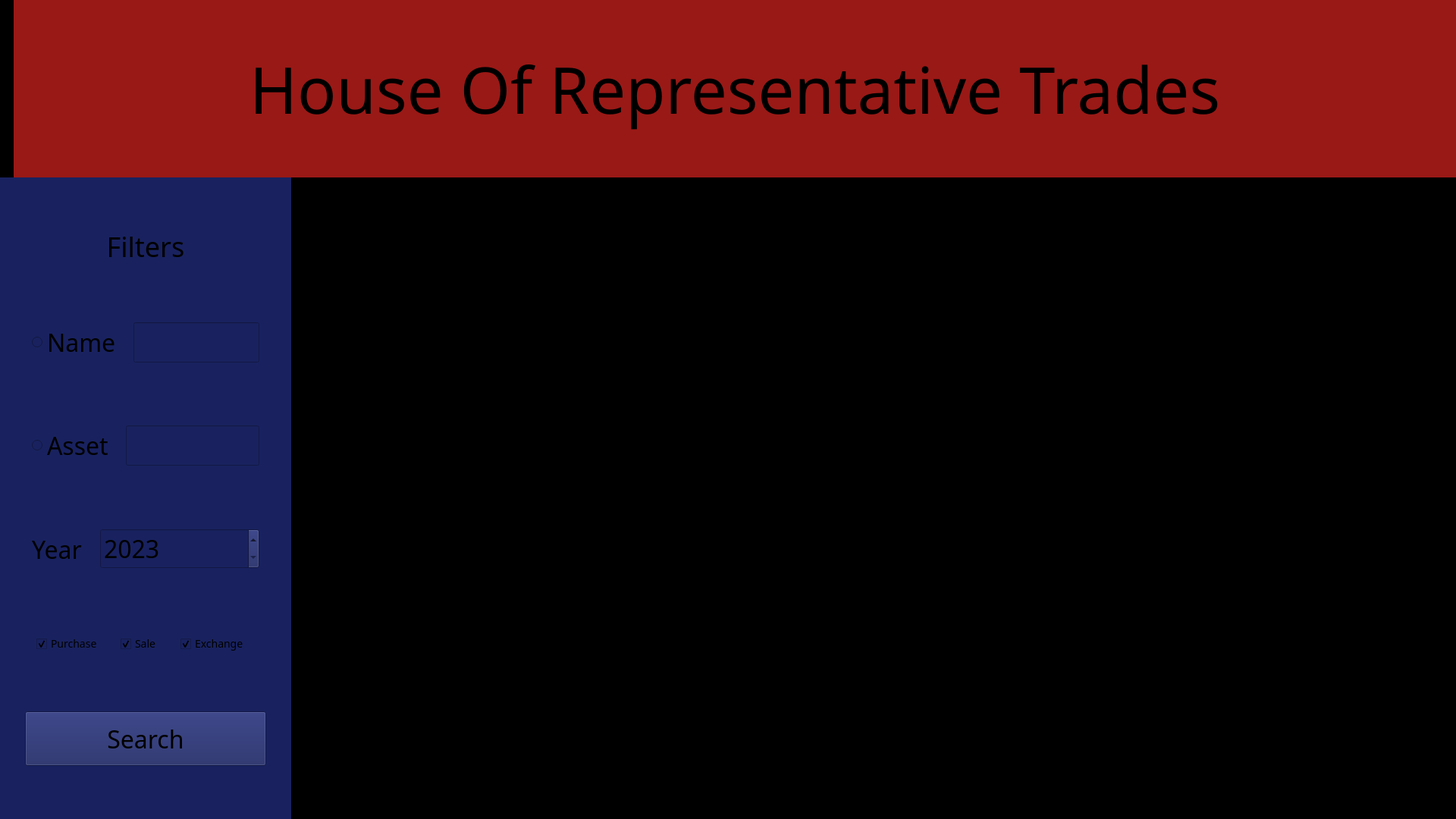
<?xml version="1.0" encoding="UTF-8"?>
<ui version="4.0">
 <class>MainWindow</class>
 <widget class="QMainWindow" name="MainWindow">
  <property name="geometry">
   <rect>
    <x>0</x>
    <y>0</y>
    <width>1920</width>
    <height>1080</height>
   </rect>
  </property>
  <property name="windowTitle">
   <string>MainWindow</string>
  </property>
  <widget class="QWidget" name="centralwidget">
   <property name="font">
    <font>
     <family>Copperplate</family>
     <pointsize>24</pointsize>
     <bold>false</bold>
    </font>
   </property>
   <property name="styleSheet">
    <string notr="true">*{
	font-family: Copperplate;
	font-size: 24pt;
	font-weight: normal;

	background-color: black;
}
</string>
   </property>
   <layout class="QVBoxLayout" name="verticalLayout_3">
    <property name="spacing">
     <number>0</number>
    </property>
    <property name="leftMargin">
     <number>0</number>
    </property>
    <property name="topMargin">
     <number>0</number>
    </property>
    <property name="rightMargin">
     <number>0</number>
    </property>
    <property name="bottomMargin">
     <number>0</number>
    </property>
    <item>
     <layout class="QHBoxLayout" name="horizontalLayout">
      <property name="spacing">
       <number>0</number>
      </property>
      <item>
       <widget class="QWidget" name="SealWidget" native="true">
        <property name="maximumSize">
         <size>
          <width>384</width>
          <height>234</height>
         </size>
        </property>
        <layout class="QGridLayout" name="gridLayout_2">
         <property name="leftMargin">
          <number>0</number>
         </property>
         <property name="topMargin">
          <number>0</number>
         </property>
         <property name="rightMargin">
          <number>0</number>
         </property>
         <property name="bottomMargin">
          <number>0</number>
         </property>
         <property name="spacing">
          <number>0</number>
         </property>
         <item row="0" column="0">
          <widget class="QLabel" name="L_Seal">
           <property name="maximumSize">
            <size>
             <width>384</width>
             <height>234</height>
            </size>
           </property>
           <property name="text">
            <string/>
           </property>
           <property name="pixmap">
            <pixmap resource="Assets/resources.qrc">:/newPrefix/Seal_of_the_house_of_representatives.png</pixmap>
           </property>
           <property name="scaledContents">
            <bool>true</bool>
           </property>
          </widget>
         </item>
        </layout>
       </widget>
      </item>
      <item>
       <widget class="QWidget" name="HeaderBar" native="true">
        <property name="sizePolicy">
         <sizepolicy hsizetype="Expanding" vsizetype="Expanding">
          <horstretch>0</horstretch>
          <verstretch>0</verstretch>
         </sizepolicy>
        </property>
        <property name="maximumSize">
         <size>
          <width>1920</width>
          <height>234</height>
         </size>
        </property>
        <property name="styleSheet">
         <string notr="true">*{
	font-family: Copperplate;
	font-size: 64pt;
	font-weight: normal;
}
QWidget{
background-color: #991916;
}</string>
        </property>
        <layout class="QGridLayout" name="gridLayout">
         <property name="leftMargin">
          <number>48</number>
         </property>
         <property name="topMargin">
          <number>0</number>
         </property>
         <property name="rightMargin">
          <number>48</number>
         </property>
         <property name="bottomMargin">
          <number>0</number>
         </property>
         <item row="0" column="0">
          <widget class="QLabel" name="label_2">
           <property name="maximumSize">
            <size>
             <width>1536</width>
             <height>234</height>
            </size>
           </property>
           <property name="font">
            <font>
             <family>Copperplate</family>
             <pointsize>64</pointsize>
             <bold>false</bold>
            </font>
           </property>
           <property name="text">
            <string>House Of Representative Trades</string>
           </property>
           <property name="alignment">
            <set>Qt::AlignmentFlag::AlignCenter</set>
           </property>
           <property name="wordWrap">
            <bool>true</bool>
           </property>
          </widget>
         </item>
        </layout>
       </widget>
      </item>
     </layout>
    </item>
    <item>
     <layout class="QHBoxLayout" name="horizontalLayout_7">
      <property name="spacing">
       <number>0</number>
      </property>
      <item>
       <widget class="QWidget" name="LeftSideBar" native="true">
        <property name="maximumSize">
         <size>
          <width>384</width>
          <height>846</height>
         </size>
        </property>
        <property name="styleSheet">
         <string notr="true">QWidget {
	background-color: #19225F;
}

*[isFilterOption=&quot;true&quot;] {
	background-color: rgba(255, 255, 255 , 25);
	border-top-right-radius: 5px;
	border-bottom-right-radius: 25px;
}

QRadioButton, *[isFilterLabel=&quot;true&quot;] {
		background-color: transparent;

}</string>
        </property>
        <property name="id" stdset="0">
         <string>LeftSideBar</string>
        </property>
        <layout class="QVBoxLayout" name="verticalLayout_2">
         <property name="spacing">
          <number>0</number>
         </property>
         <property name="topMargin">
          <number>0</number>
         </property>
         <property name="bottomMargin">
          <number>0</number>
         </property>
         <item>
          <widget class="QWidget" name="OptionFrame" native="true">
           <layout class="QVBoxLayout" name="verticalLayout">
            <property name="spacing">
             <number>0</number>
            </property>
            <property name="leftMargin">
             <number>24</number>
            </property>
            <property name="topMargin">
             <number>0</number>
            </property>
            <property name="rightMargin">
             <number>24</number>
            </property>
            <property name="bottomMargin">
             <number>0</number>
            </property>
            <item>
             <widget class="QLabel" name="Filters">
              <property name="sizePolicy">
               <sizepolicy hsizetype="Expanding" vsizetype="Expanding">
                <horstretch>0</horstretch>
                <verstretch>0</verstretch>
               </sizepolicy>
              </property>
              <property name="maximumSize">
               <size>
                <width>336</width>
                <height>54</height>
               </size>
              </property>
              <property name="font">
               <font>
                <family>Copperplate</family>
                <pointsize>-1</pointsize>
                <bold>false</bold>
               </font>
              </property>
              <property name="styleSheet">
               <string notr="true">font-size: 36px;

</string>
              </property>
              <property name="text">
               <string>Filters</string>
              </property>
              <property name="alignment">
               <set>Qt::AlignmentFlag::AlignCenter</set>
              </property>
             </widget>
            </item>
            <item>
             <widget class="QWidget" name="FilterOption" native="true">
              <property name="maximumSize">
               <size>
                <width>336</width>
                <height>72</height>
               </size>
              </property>
              <property name="isFilterOption" stdset="0">
               <bool>true</bool>
              </property>
              <layout class="QHBoxLayout" name="horizontalLayout_2">
               <property name="spacing">
                <number>18</number>
               </property>
               <item>
                <widget class="QRadioButton" name="RB_Name">
                 <property name="text">
                  <string>Name</string>
                 </property>
                </widget>
               </item>
               <item>
                <widget class="QLineEdit" name="LE_Name"/>
               </item>
              </layout>
             </widget>
            </item>
            <item>
             <widget class="QWidget" name="FilterOption_3" native="true">
              <property name="maximumSize">
               <size>
                <width>336</width>
                <height>72</height>
               </size>
              </property>
              <property name="isFilterOption" stdset="0">
               <bool>true</bool>
              </property>
              <layout class="QHBoxLayout" name="horizontalLayout_4">
               <property name="spacing">
                <number>18</number>
               </property>
               <item>
                <widget class="QRadioButton" name="RB_Asset">
                 <property name="text">
                  <string>Asset</string>
                 </property>
                </widget>
               </item>
               <item>
                <widget class="QLineEdit" name="LE_Asset"/>
               </item>
              </layout>
             </widget>
            </item>
            <item>
             <widget class="QWidget" name="FilterOption_5" native="true">
              <property name="maximumSize">
               <size>
                <width>336</width>
                <height>72</height>
               </size>
              </property>
              <property name="isFilterOption" stdset="0">
               <bool>true</bool>
              </property>
              <layout class="QHBoxLayout" name="horizontalLayout_6">
               <property name="spacing">
                <number>18</number>
               </property>
               <item>
                <widget class="QLabel" name="L_Year">
                 <property name="sizePolicy">
                  <sizepolicy hsizetype="Expanding" vsizetype="Preferred">
                   <horstretch>0</horstretch>
                   <verstretch>0</verstretch>
                  </sizepolicy>
                 </property>
                 <property name="maximumSize">
                  <size>
                   <width>72</width>
                   <height>72</height>
                  </size>
                 </property>
                 <property name="text">
                  <string>Year</string>
                 </property>
                 <property name="isFilterLabel" stdset="0">
                  <bool>true</bool>
                 </property>
                </widget>
               </item>
               <item>
                <widget class="QDateEdit" name="DE_Year">
                 <property name="minimumDateTime">
                  <datetime>
                   <hour>0</hour>
                   <minute>0</minute>
                   <second>0</second>
                   <year>2023</year>
                   <month>1</month>
                   <day>1</day>
                  </datetime>
                 </property>
                 <property name="maximumDate">
                  <date>
                   <year>2025</year>
                   <month>12</month>
                   <day>31</day>
                  </date>
                 </property>
                 <property name="displayFormat">
                  <string>yyyy</string>
                 </property>
                </widget>
               </item>
              </layout>
             </widget>
            </item>
            <item>
             <widget class="QWidget" name="widget" native="true">
              <property name="maximumSize">
               <size>
                <width>384</width>
                <height>50</height>
               </size>
              </property>
              <property name="styleSheet">
               <string notr="true">font-size: 14px;</string>
              </property>
              <layout class="QHBoxLayout" name="horizontalLayout_3">
               <property name="spacing">
                <number>0</number>
               </property>
               <property name="leftMargin">
                <number>0</number>
               </property>
               <property name="topMargin">
                <number>0</number>
               </property>
               <property name="rightMargin">
                <number>0</number>
               </property>
               <property name="bottomMargin">
                <number>0</number>
               </property>
               <item>
                <widget class="QCheckBox" name="CB_Purchase">
                 <property name="sizePolicy">
                  <sizepolicy hsizetype="Expanding" vsizetype="Expanding">
                   <horstretch>0</horstretch>
                   <verstretch>0</verstretch>
                  </sizepolicy>
                 </property>
                 <property name="maximumSize">
                  <size>
                   <width>96</width>
                   <height>50</height>
                  </size>
                 </property>
                 <property name="font">
                  <font>
                   <family>Copperplate</family>
                   <pointsize>-1</pointsize>
                   <bold>false</bold>
                  </font>
                 </property>
                 <property name="text">
                  <string>Purchase</string>
                 </property>
                 <property name="checked">
                  <bool>true</bool>
                 </property>
                </widget>
               </item>
               <item>
                <widget class="QCheckBox" name="CB_Sale">
                 <property name="sizePolicy">
                  <sizepolicy hsizetype="Expanding" vsizetype="Expanding">
                   <horstretch>0</horstretch>
                   <verstretch>0</verstretch>
                  </sizepolicy>
                 </property>
                 <property name="maximumSize">
                  <size>
                   <width>64</width>
                   <height>50</height>
                  </size>
                 </property>
                 <property name="font">
                  <font>
                   <family>Copperplate</family>
                   <pointsize>-1</pointsize>
                   <bold>false</bold>
                  </font>
                 </property>
                 <property name="text">
                  <string>Sale</string>
                 </property>
                 <property name="checked">
                  <bool>true</bool>
                 </property>
                </widget>
               </item>
               <item>
                <widget class="QCheckBox" name="CB_Exchange">
                 <property name="sizePolicy">
                  <sizepolicy hsizetype="Expanding" vsizetype="Expanding">
                   <horstretch>0</horstretch>
                   <verstretch>0</verstretch>
                  </sizepolicy>
                 </property>
                 <property name="maximumSize">
                  <size>
                   <width>96</width>
                   <height>50</height>
                  </size>
                 </property>
                 <property name="font">
                  <font>
                   <family>Copperplate</family>
                   <pointsize>-1</pointsize>
                   <bold>false</bold>
                  </font>
                 </property>
                 <property name="text">
                  <string>Exchange</string>
                 </property>
                 <property name="checked">
                  <bool>true</bool>
                 </property>
                </widget>
               </item>
              </layout>
             </widget>
            </item>
            <item>
             <widget class="QPushButton" name="PB_Search">
              <property name="maximumSize">
               <size>
                <width>336</width>
                <height>72</height>
               </size>
              </property>
              <property name="text">
               <string>Search</string>
              </property>
             </widget>
            </item>
           </layout>
          </widget>
         </item>
        </layout>
       </widget>
      </item>
      <item>
       <widget class="QWidget" name="MainBody" native="true">
        <property name="sizePolicy">
         <sizepolicy hsizetype="Expanding" vsizetype="Expanding">
          <horstretch>0</horstretch>
          <verstretch>0</verstretch>
         </sizepolicy>
        </property>
        <property name="maximumSize">
         <size>
          <width>1536</width>
          <height>846</height>
         </size>
        </property>
        <layout class="QHBoxLayout" name="horizontalLayout_5">
         <item>
          <widget class="QTableView" name="TV_Table">
           <property name="maximumSize">
            <size>
             <width>1536</width>
             <height>846</height>
            </size>
           </property>
           <property name="editTriggers">
            <set>QAbstractItemView::EditTrigger::NoEditTriggers</set>
           </property>
           <property name="alternatingRowColors">
            <bool>true</bool>
           </property>
           <property name="sortingEnabled">
            <bool>true</bool>
           </property>
          </widget>
         </item>
        </layout>
       </widget>
      </item>
     </layout>
    </item>
   </layout>
  </widget>
 </widget>
 <resources>
  <include location="Assets/resources.qrc"/>
 </resources>
 <connections/>
</ui>
